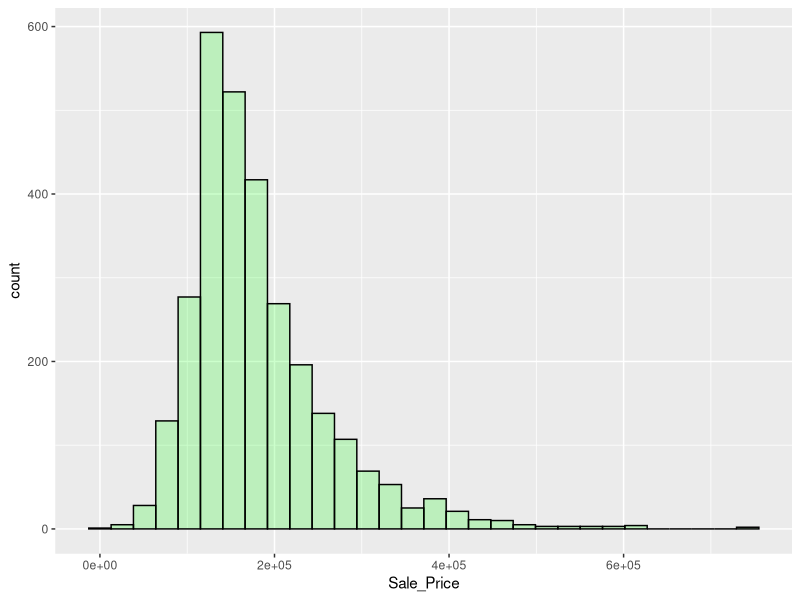
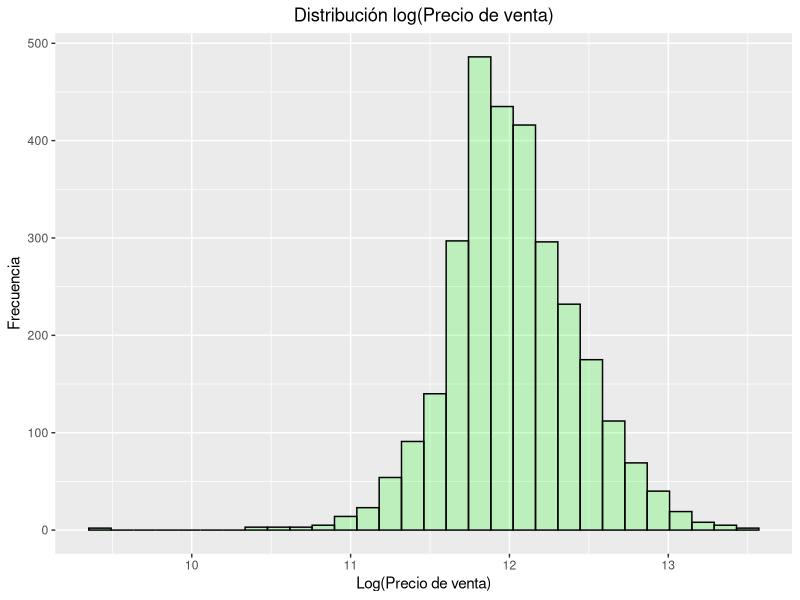
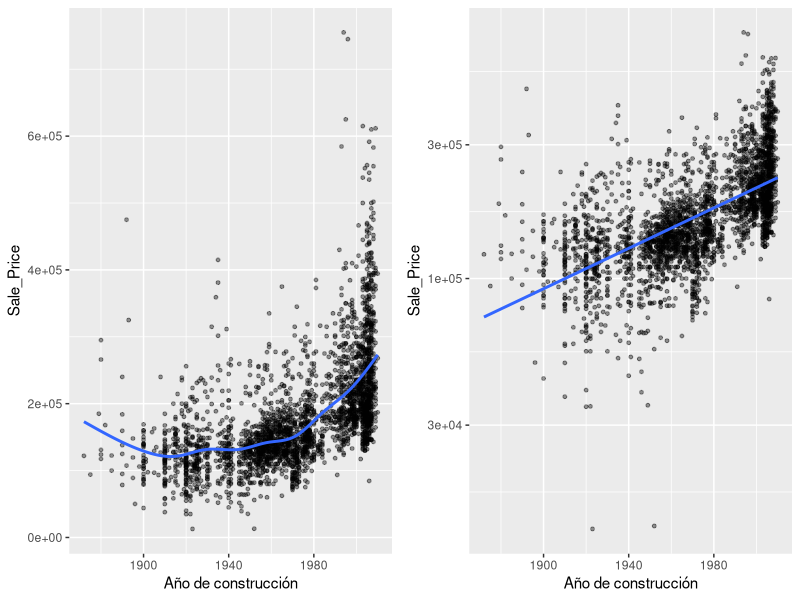
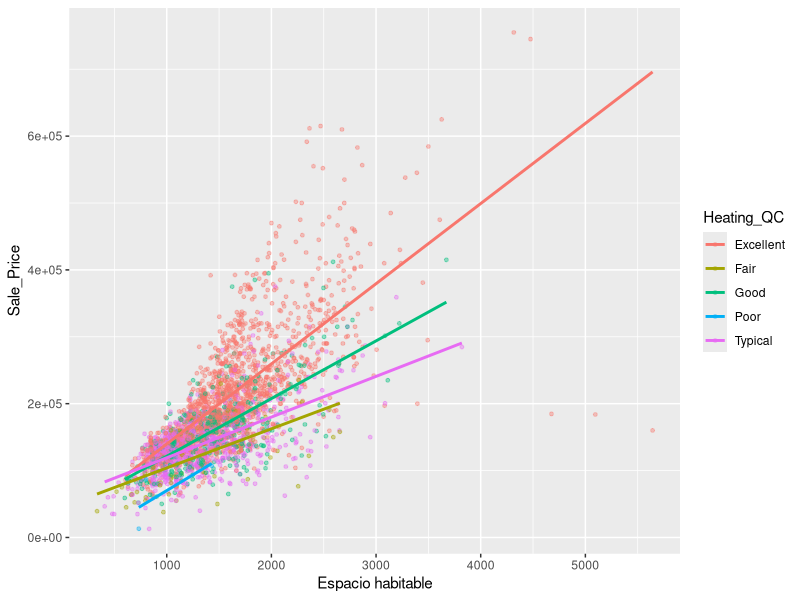
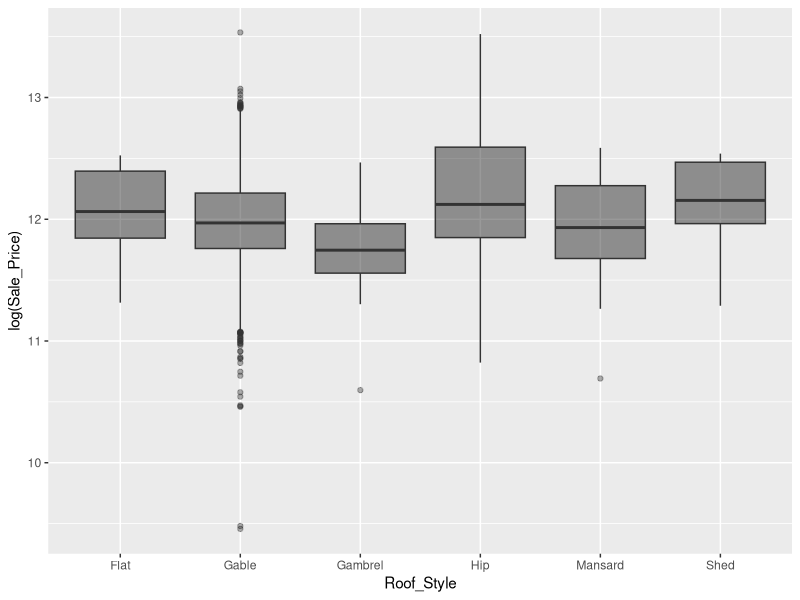

R code for these plots, in order: (Note: this script raises an error after producing the figures.)
## ---- chunk 1
knitr::opts_chunk$set(echo = TRUE)
## ---- chunk 2
rm(list=ls())				 #Limpia todos los objetos creados en R
graphics.off()			 #Limpia los gráficos
options(digits = 3)  #Dígitos después del punto para observar (décimas, centésimas,...)
set.seed(12345)      #Fijar semilla de aleatoriedad
# setwd("C:/Users/color/Downloads/Marketing/LAB2_IN5602") #Fijar directorio de preferencia
## ---- chunk 3
library(readr)     #Para leer CSV
library(glmnet)    #Para ajustar modelo lineal
library(corrplot)  #Para realizar correlogramas
library(dplyr)     #Para manipulación de datos
library(ggplot2)   #Para gráficos
library(caret)     #Para validar y entrenar los modelos
library(knitr) 
## ---- chunk 4
Casas <- read.csv("Casas.csv")
kable(Casas[1:5,1:9]) #kable crea una tabla head(Casas) sirve para visualiar la data
## ---- chunk 5

# Construimos un vector que esta formado por números de filas aleatoriamente
index <- sample(1:nrow(Casas), size= nrow(Casas)*0.7)
# Base de entrenamiento: del total de datos, tomamos las filas aletorizadas que tienen datos en index
train <- Casas[index, ]
# Anteponiendo el "-" escogemos las filas en de la base que no están en index 
test  <- Casas[-index, ]
## ---- chunk 6

ggplot(data=Casas)+ #Se define un gráfico con ggplot()
  aes(x=Sale_Price)+ #Solo le ingresamos el eje "x" para un histograma
  geom_histogram(col="black", fill="green", alpha = 0.2) # Se define la forma del gráfico. "col" pinta el contorno, "fill" el entorno y "alpha" entrega transparencia 
## ---- chunk 7

ggplot(data=Casas)+
  aes(x=log(Sale_Price))+
  geom_histogram(col="black", fill="green", alpha=0.2)+
  xlab("Log(Precio de venta)")+ #Etiqueta para el eje x
  ylab("Frecuencia")+ #Etiqueta para el eje y
  ggtitle("Distribución log(Precio de venta)")+ #Título del gráfico
  theme(plot.title = element_text(hjust = 0.5)) #centra el título en el gráfico. Lo ajusta en la posición horizontal (hjust = 0.5)
## ---- chunk 8
#R no siempre interpreta bien la naturaleza de las variables: Roof_Style y Heating_QC son factores, pero están como character(string)

#en train
train$Roof_Style=as.factor(train$Roof_Style)
train$Heating_QC=as.factor(train$Heating_QC)
#en test
test$Roof_Style=as.factor(test$Roof_Style)
test$Heating_QC=as.factor(test$Heating_QC)

## ---- chunk 9

library(gridExtra) #Para unir gráficas
g1 <- ggplot(Casas) +
  aes(x=Year_Built, y=Sale_Price) +
  geom_point(size=1, alpha=0.4) + #"size" aumenta el tamaño de los puntos, "alpha" da transparencia
  geom_smooth(se=FALSE) + #Agregamos un ajuste no lineal sobre los puntos. "se" integra errores estándares
  xlab("Año de construcción")


g2 <- ggplot(Casas) +
  aes(x=Year_Built, y=Sale_Price) +
  geom_point(size = 1, alpha = .4) + 
  geom_smooth(method = "lm", se = FALSE) + #Agregamos un ajuste lineal sobre los puntos.
  scale_y_log10() + # "scale_y_log10" transforma el eje "y" a logaritmo.
  xlab("Año de construcción") 

grid.arrange(g1, g2, nrow = 1) #une las  gráficas. 
## ---- chunk 10

ggplot(Casas) +
  aes(x=Gr_Liv_Area, y=Sale_Price, col=Heating_QC)+ #Se agrega una dimensión de colores "col".
  geom_point(size=1, alpha=0.4) +
  geom_smooth(se=FALSE, method="lm") +
  xlab("Espacio habitable") 

## ---- chunk 11

ggplot(Casas) +
  aes(x=Roof_Style, y=log(Sale_Price)) +
  geom_boxplot(alpha=0.4, fill="black") #cambiamos el tipo de gráfico

## ---- chunk 12

train.lm <- train(form = Sale_Price ~ Year_Built+Gr_Liv_Area+Roof_Style+Heating_QC, #Fórmula
  data = train, #Datos
  method = "lm", #Algoritmo 
  trControl = trainControl(method = "cv", number = 5) #Method = cross validation, number=10 (k-fold) 
)

test.lm  <- predict(train.lm , newdata=test) #Vector de datos predichos. Recibe una base de datos (newdata) y un modelo entrenado (train.lm)
error.lm <- test$Sale_Price-test.lm #Calcular los errores de predicción (dato real - dato estimado)

## ---- chunk 13

#Ejecutar MARS (Multivariate adaptive regression spline)
train.mars <- train(form = Sale_Price ~ Year_Built+Gr_Liv_Area+Roof_Style+Heating_QC, 
                    data=train, 
                    method="earth", #MARS
                    trControl = trainControl("cv", number=5),
                    preProcess = c("center","scale"), #Pre-procesa datos. "center" resta el promedio de las variables, "scale" las divide por la desviación estandar. Esto ayuda para el tratamiento de outliers.
                    tuneLength = 5 #Indica que pruebe diferentes valores por default para el parámetro principal
)
print(train.mars)
ggplot(train.mars)
test.mars  <- predict(train.mars, newdata=test) #Vector de datos predichos 
error.mars <- test$Sale_Price-test.mars #(dato real - dato estimado)
## ---- chunk 14

### Ejecutar KNN
train.knn <- train(Sale_Price ~ Year_Built+Gr_Liv_Area+Roof_Style+Heating_QC, 
                   data=train, method="knn",  
                   trControl = trainControl("cv", number=5),
                   preProcess = c("center","scale"),
                   tuneLength = 5 
)

print(train.knn)
ggplot(train.knn)
test.knn  <- predict(train.knn, newdata=test) 
error.knn <- test$Sale_Price-test.knn
## ---- chunk 15

### Ejecutar CART (Classification and Regression Trees)
train.cart <- train(Sale_Price ~ Year_Built+Gr_Liv_Area+Roof_Style+Heating_QC, 
                    data=train, method="rpart2",  
                    trControl = trainControl("cv", number=5),
                    preProcess = c("center","scale"),
                    tuneLength = 5
)
print(train.cart)
ggplot(train.cart)
test.cart  <- predict(train.cart, newdata=test)
error.cart <- test$Sale_Price-test.cart 
## ---- chunk 16

### Ejecutar Random Forest
train.randomf <- train(Sale_Price ~ Year_Built+Gr_Liv_Area+Roof_Style+Heating_QC, 
                       data=train, method="rf",  
                       trControl = trainControl("cv", number=5),
                       preProcess = c("center","scale"),
                       tuneLength = 5 
)
print(train.randomf)
ggplot(train.randomf)
test.randomf  <- predict(train.randomf, newdata=test) 
error.randomf <- test$Sale_Price-test.randomf
## ---- chunk 17

sales.test <- data.frame(lm=test.lm, mars=unname(test.mars),  knn=test.knn,  cart=test.cart,  rf=test.randomf, sales=test$Sale_Price)
error.test <- data.frame(lm=error.lm, mars=unname(error.mars), knn=error.knn, cart=error.cart, rf=error.randomf)

summary(abs(error.test))
summary(error.test)
boxplot(abs(subset(error.test, select=-lm))); title(main="ML models", sub="Forecasting Absolute Errors")
boxplot(subset(error.test, select=-lm)); title(main="ML models", sub="Forecasting Errors")

## ---- chunk 18
# Construcción de la sub-base

Casas <- Casas[,c("Sale_Price", "Street", "Lot_Shape", "Exter_Cond", "Central_Air", "Garage_Area", "Kitchen_Qual", "Year_Built", "Gr_Liv_Area", "Roof_Style", "Heating_QC")]

# Para evitar problemas pasamos los atributos de tipo
# categóricos a factores
for (col in colnames(Casas)){
  # Si no forma parte de los numéricos
  if (!col %in% c("Garage_Area", "Gr_Liv_Area")){
    Casas[[col]] <- as.factor(Casas[[col]])
  }
}

#Pasamos la variable dependiente (Sales Prices) a numerica
Casas$Sale_Price = as.numeric(Casas$Sale_Price)

# Vemos las descripciones de los atributos
str(Casas)
## ---- chunk 19

# samples aleatorio
index <- sample(1:nrow(Casas), size= nrow(Casas)*0.7)

# entrenamiento 70%
train <- Casas[index, ]
# test 30%
test  <- Casas[-index, ]

## ---- chunk 20
#Corra 1 modelo de regresión lineal y 2 modelos de Machine Learning vistos en la clase con la base de datos reducida,  para predecir el precio de las casas.

train.lm <- train(form = Sale_Price ~ ., #Fórmula
  data = train, #Datos
  method = "lm", #Algoritmo 
  trControl = trainControl(method = "cv", number = 5) #Method = cross validation, number=10 (k-fold) 
)
print(train.lm)
test.lm  <- predict(train.lm, newdata=test) 
error.lm <- test$Sale_Price-test.lm

## ---- chunk 21

### Ejecutar KNN
train.knn <- train(Sale_Price ~ ., 
                   data=train, method="knn",  
                   trControl = trainControl("cv", number=5),
                   preProcess = c("center","scale"),
                   tuneLength = 5 
)

print(train.knn)
ggplot(train.knn)
test.knn  <- predict(train.knn, newdata=test) 
error.knn <- test$Sale_Price-test.knn
## ---- chunk 22
### Ejecutar Random Forest
train.randomf <- train(Sale_Price ~ Year_Built+Gr_Liv_Area+Roof_Style+Heating_QC, 
                       data=train, method="rf",  
                       trControl = trainControl("cv", number=5),
                       preProcess = c("center","scale"),
                       tuneLength = 5 
)
print(train.randomf)
ggplot(train.randomf)
test.randomf  <- predict(train.randomf, newdata=test) 
error.randomf <- test$Sale_Price-test.randomf

## ---- chunk 23
# Comparación de Modelos: Compare los modelos a través de métricas presentadas en el laboratorio. 
# ¿Cuál es el mejor modelo predictivo?

sales.test <- data.frame(lm=test.lm, knn=test.knn,  rf=test.randomf, sales=test$Sale_Price)
error.test <- data.frame(lm=error.lm, knn=error.knn, rf=error.randomf)

summary(abs(error.test))
summary(error.test)
boxplot(abs(subset(error.test, select=-lm))); title(main="ML models", sub="Forecasting Absolute Errors")
boxplot(subset(error.test, select=-lm)); title(main="ML models", sub="Forecasting Errors")

